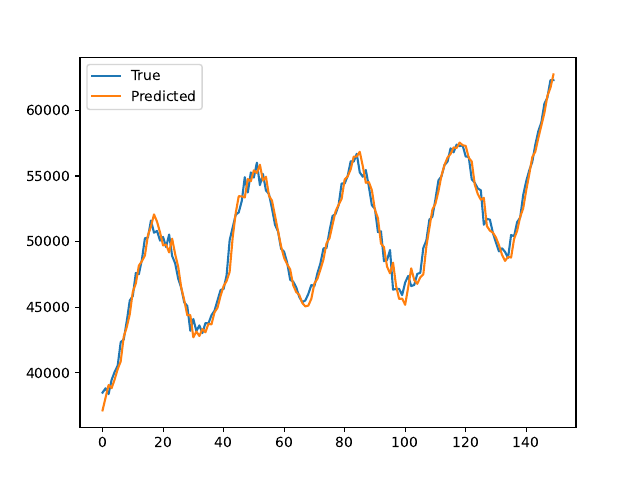

The Python source for this figure:
import numpy as np
import matplotlib.pyplot as plt
from lab9.ex1234 import generate_time_series, train_test_split

def train_ar(y_train: np.ndarray, p) -> np.ndarray:
    train_len = len(y_train)

    Y_train = np.zeros((train_len - p, p))
    y_target_train = y_train[p:]
    for i in range(train_len - p):
        Y_train[i, :] = y_train[i: i + p][::-1]
    ar_coefficients = np.linalg.lstsq(Y_train, y_target_train)[0]
    return ar_coefficients

def train_ar_with_lags(y_train: np.ndarray, lags: np.ndarray) -> np.ndarray:
    p = len(lags)
    max_lag = lags.max()
    train_len = len(y_train)
    Y_train = np.zeros((train_len - max_lag, p))
    y_target_train = y_train[max_lag:]
    for i in range(train_len - max_lag):
        Y_train[i, :] = y_train[i + lags-1][::-1]
    ar_coefficients = np.linalg.lstsq(Y_train, y_target_train)[0]
    return ar_coefficients

def test_ar(y_train: np.ndarray, y_test: np.ndarray, ar_coefficients: np.ndarray) -> np.ndarray:
    test_len = len(y_test)
    p = len(ar_coefficients)
    Y_test = np.zeros((test_len, p))
    test_history = np.concatenate((y_train[-p:], y_test))
    for i in range(test_len):
        Y_test[i, :] = test_history[i: i + p][::-1]
    y_pred = Y_test @ ar_coefficients
    return y_pred

def test_ar_with_lags(y_train: np.ndarray, y_test: np.ndarray,
                      ar_coefficients: np.ndarray, lags: np.ndarray) -> np.ndarray:
    test_len = len(y_test)
    p = len(ar_coefficients)
    max_lag = lags.max()
    Y_test = np.zeros((test_len, p))
    test_history = np.concatenate((y_train[-max_lag:], y_test))
    for i in range(test_len):
        Y_test[i, :] = test_history[i + lags-1][::-1]
    y_pred = Y_test @ ar_coefficients
    return y_pred

def greedy_select_lag(y_train: np.ndarray, lags: list[int], P:int) -> int:
    p = len(lags)
    lags_set = set(lags)
    max_lag = max(lags_set) if p > 0 else 0
    min_loss = float('inf')
    best_lag = 0
    for lag in range(1, P+1):
        if lag not in lags_set:
            lags.append(lag)
            lags_array = np.array(lags)
            coef = train_ar_with_lags(y_train, lags_array)
            lags.pop()
            train_hist = y_train[:max(max_lag, lag)]
            train_test_arr = y_train[max(max_lag, lag):]
            y_pred = test_ar_with_lags(train_hist, train_test_arr, coef, lags_array)
            cur_loss = rmse_loss(train_test_arr, y_pred)
            if cur_loss < min_loss:
                min_loss = cur_loss
                best_lag = lag
    return best_lag

def rmse_loss(y_true: np.ndarray, y_pred: np.ndarray) -> float:
    return np.sqrt(1/len(y_pred)*np.sum((y_true-y_pred)**2))

def plot_preds(y_true: np.ndarray, y_pred: np.ndarray) -> None:
    plt.plot(y_true, label='True')
    plt.plot(y_pred, label='Predicted')
    plt.legend()
    plt.savefig('ex123_greedy_lags.pdf')
    plt.show()

def run_cur():
    t_s = generate_time_series(N=1000)
    train_s, test_s = train_test_split(t_s)
    p = 10
    model_coef = train_ar(train_s, p=p)
    print('Train coefficients:', model_coef)
    y_pred = test_ar(train_s, test_s, model_coef)
    test_loss = rmse_loss(test_s, y_pred)
    print(f'p={p}, Test RMSE: {test_loss}')
    #plot_preds(test_s, y_pred)
    small_p = 5
    init_lags = []
    for i in range(small_p):
        top_lag = greedy_select_lag(train_s, init_lags, p)
        init_lags.append(top_lag)
    print(f'init_lags={init_lags}')
    model_coef = train_ar_with_lags(train_s, np.array(init_lags))
    print(f'model_coef with lags={model_coef}')
    y_pred = test_ar_with_lags(train_s, test_s, model_coef, np.array(init_lags))
    loss = rmse_loss(test_s, y_pred)
    print(f'RMSE with greedy lags: {loss}')
    plot_preds(test_s, y_pred)


if __name__ == "__main__":
    run_cur()
